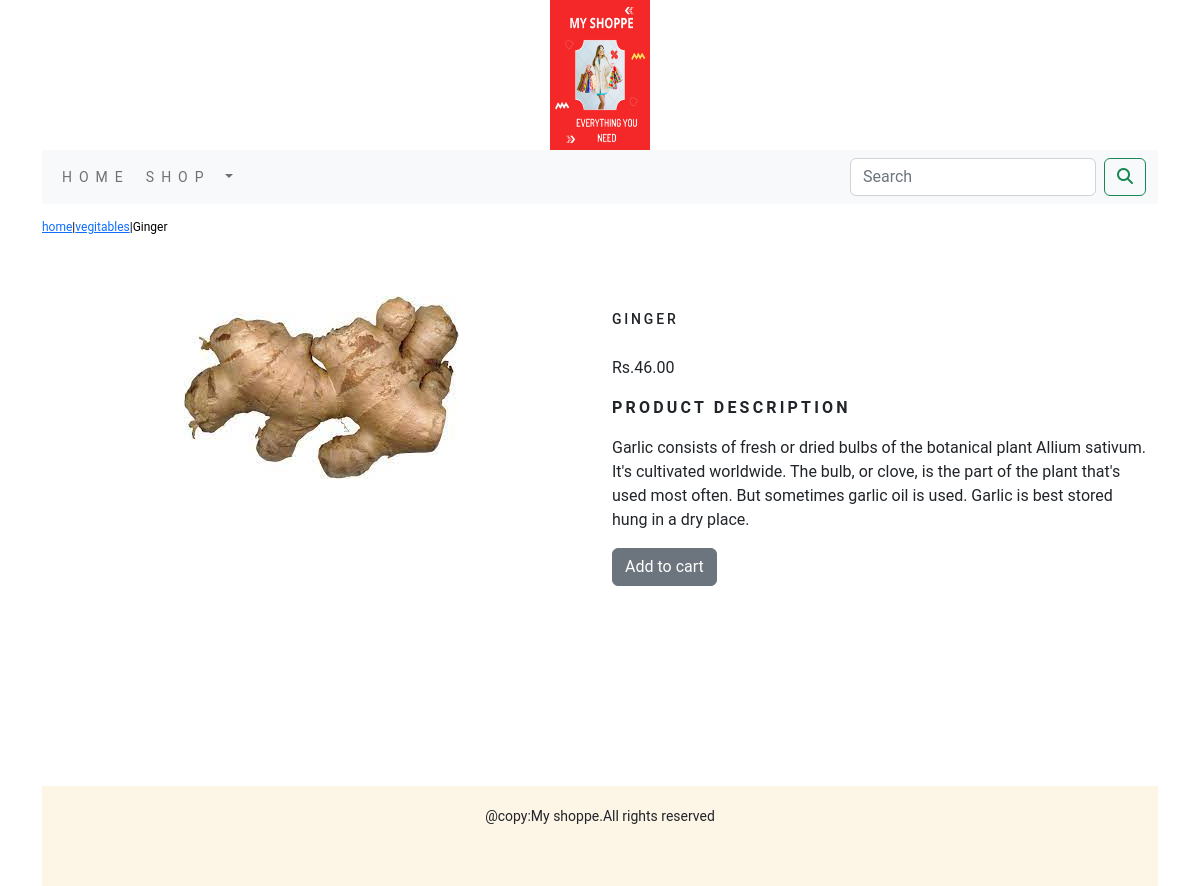
Page /shop/vegitables/ginger/ on the committed database.
### shopapp/models.py (models this page shows, shortened)
class Product(models.Model):
    name=models.CharField(max_length=250,unique=True)
    slug=models.SlugField(max_length=250,unique=True)
    description=models.TextField(blank=True)
    price=models.DecimalField(max_digits=10,decimal_places=2)
    category=models.ForeignKey(Category,on_delete=models.CASCADE)
    image=models.ImageField(upload_to='product',blank=True)
    stock=models.IntegerField()
    available=models.BooleanField(default=True)
    created=models.DateTimeField(auto_now_add=True)
    updated=models.DateTimeField(auto_now=True)
    class Meta:
        ordering=('name',)
        verbose_name='product'
        verbose_name_plural='products'

class Category(models.Model):
    name=models.CharField(max_length=250,unique=True)
    slug=models.SlugField(max_length=250,unique=True)
    description=models.TextField(blank=True)
    image=models.ImageField(upload_to='category',blank=True)
    class Meta:
        ordering=('name',)
        verbose_name='category'
        verbose_name_plural='categories'
    def get_urls(self):
        return reverse('shopapp:products_by_category',args=[self.slug])
    def __str__(self):
        return '{}'.format(self.name)

### shopapp/views.py (the view)
# urls.py: path('<slug:c_slug>/<slug:product_slug>/',views.proDetails,name='proCatDetails')
def proDetails(request,c_slug,product_slug):
    try:
        product=Product.objects.get(category__slug=c_slug,slug=product_slug)
    except Exception as e:
        raise e
    return render(request,'product.html',{'product':product})

### cart/context_processors.py (called while the page is built)
def counter(request):
    item_count=0
    if 'admin' in request.path:
        return {}
    else:
        try:
            cart=Cart.objects.filter(cart_id=cart_id(request))
            cart_items=CartITem.objects.all().filter(cart=cart[:1])
            for cart_item in cart_items:
                item_count += cart_item.quantity
        except Cart.DoesNotExist:
            item_count=0
    return dict(item_count=item_count)

### cart/views.py (called while the page is built)
def cart_id(request):
    cart=request.session.session_key
    if not cart:
        cart=request.session.create()
    return cart

### shopapp/context_processors.py (called while the page is built)
def menu_links(request):
    links=Category.objects.all()
    return dict(links=links)

### templates/product.html (shortened to what this page needs)
{% extends 'base.html' %}
{% load static %}
{% block content %}
<div class="my-prod-row-class">
   <div class="mx-auto">
      <p><a href="{% url 'shopapp:allProdCat' %}">home</a>|<a href="{{product.category.get_url}}">{{product.category}}</a>|{{product.name}} </p>
   </div>
</div>
<div class="container">
<br>
<div class="row">
   <div class="col-12 col-sm-12 col-md-12 col-lg-6 text-center">
      <div style="min-width:18rem">
         <img src="{{product.image.url}}" alt="{{product.name}}">
      </div>
   </div>
   <div class="col-12 col-sm-12 col-md-12 col-lg-6">
      <div>
         <h1 class="my-prod-title">{{product.name}}</h1>
         <p>Rs.{{product.price}}</p>
         <p class="my-title"><b>product description</b></p>
         <p class="text-justify my-prod-text">{{product.description}}</p>
         {% if product.stock <= 0 %}
           <p class="text-justify my-prod-text"></p><b>Out of stock</b>
         {% else %}
            <a class="btn btn-secondary"  href="{% url 'cart:add_cart' product.id %}">Add to cart</a>
         {% endif %}
      </div>
   </div>
</div>
{% endblock %}

### static/css/custom.css (style rules this page uses)
body { font-family: 'Roboto', sans-serif; }
.my-title { font-size:16px; text-transform:uppercase; letter-spacing:.2em; }
.my-prod-row-class { padding-top:14px; padding-bottom:20px; }
.my-prod-row-class .mx-auto { color:#000; font-size:12px; text-decoration:None; }
.my-prod-title { font-size:14px; text-transform:uppercase; letter-spacing:.2em; padding-top:15px; padding-bottom:20px; }

### rows in the picture
Product: category "vegitables", name "Ginger", image (picture), name "GINGER", price "46.00", description "Garlic consists of fresh or dried bulbs of the botanical plant Allium sativum. It's cultivated worldwide. The bulb, or clove, is the part of the plant that's used most often. But sometimes garlic oil is used. Garlic is best stored hung in a dry place."
